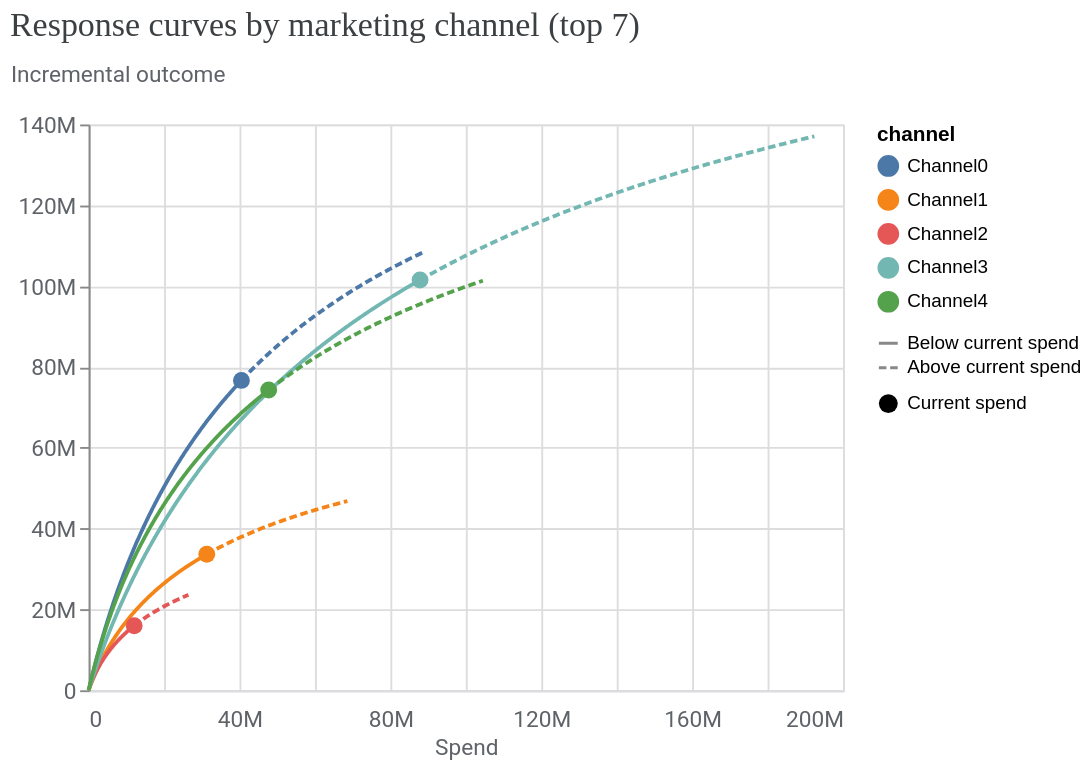

The cell this chart's notebook holds for it:
### Code cell
# 広告費と増分収益の応答曲線
media_effects.plot_response_curves(
    plot_separately=False,
    include_ci=False,
)

### Figure 1 — Vega-Lite specification as saved in the notebook (floating-point values rounded to 4 significant figures; data arrays with more than 128 entries replaced by an {"elided": "..."} marker saying what was removed)
{"config": {"view": {"continuousWidth": 300, "continuousHeight": 300}, "axis": {"labelColor": "#5F6368", "labelFont": "Roboto", "labelFontSize": 12, "titleColor": "#5F6368", "titleFont": "Roboto", "titleFontSize": 12, "titleFontWeight": "normal"}}, "layer": [{"mark": {"type": "line"}, "encoding": {"color": {"field": "channel", "type": "nominal"}, "strokeDash": {"field": "spend_level", "legend": {"title": null}, "sort": "descending", "type": "nominal"}, "x": {"axis": {"domainColor": "#DADCE0", "labelExpr": "replace(format(datum.value, '.3~s'), 'G', 'B')", "labelPadding": 10, "ticks": false}, "field": "spend", "title": "Spend", "type": "quantitative"}, "y": {"axis": {"labelExpr": "replace(format(datum.value, '.3~s'), 'G', 'B')", "titleAlign": "left", "titleAngle": 0, "titleY": -20}, "field": "mean", "title": "Incremental outcome", "type": "quantitative"}}, "transform": [{"calculate": "datum.spend_multiplier >= 1.0 ? \"Above current spend\" : \"Below current spend\"", "as": "spend_level"}]}, {"mark": {"type": "point", "filled": true, "opacity": 1, "size": 80}, "encoding": {"color": {"field": "channel", "type": "nominal"}, "shape": {"field": "current_spend", "legend": {"title": null}, "type": "nominal"}, "tooltip": [{"field": "spend", "type": "quantitative"}, {"field": "mean", "type": "quantitative"}], "x": {"axis": {"domainColor": "#DADCE0", "labelExpr": "replace(format(datum.value, '.3~s'), 'G', 'B')", "labelPadding": 10, "ticks": false}, "field": "spend", "title": "Spend", "type": "quantitative"}, "y": {"axis": {"labelExpr": "replace(format(datum.value, '.3~s'), 'G', 'B')", "titleAlign": "left", "titleAngle": 0, "titleY": -20}, "field": "mean", "title": "Incremental outcome", "type": "quantitative"}}, "transform": [{"calculate": "datum.spend_multiplier >= 1.0 ? \"Above current spend\" : \"Below current spend\"", "as": "spend_level"}, {"filter": "(datum.spend_multiplier === 1.0)"}]}], "data": {"name": "data-cd5f47a85cbb45b6bd1194f58826b296"}, "title": {"text": "Response curves by marketing channel (top 7)", "anchor": "start", "color": "#3C4043", "font": "Google Sans Display", "fontSize": 18, "fontWeight": "normal", "offset": 10}, "width": 400, "$schema": "https://vega.github.io/schema/vega-lite/v5.20.1.json", "datasets": {"data-cd5f47a85cbb45b6bd1194f58826b296": {"elided": "1100 records"}}}
